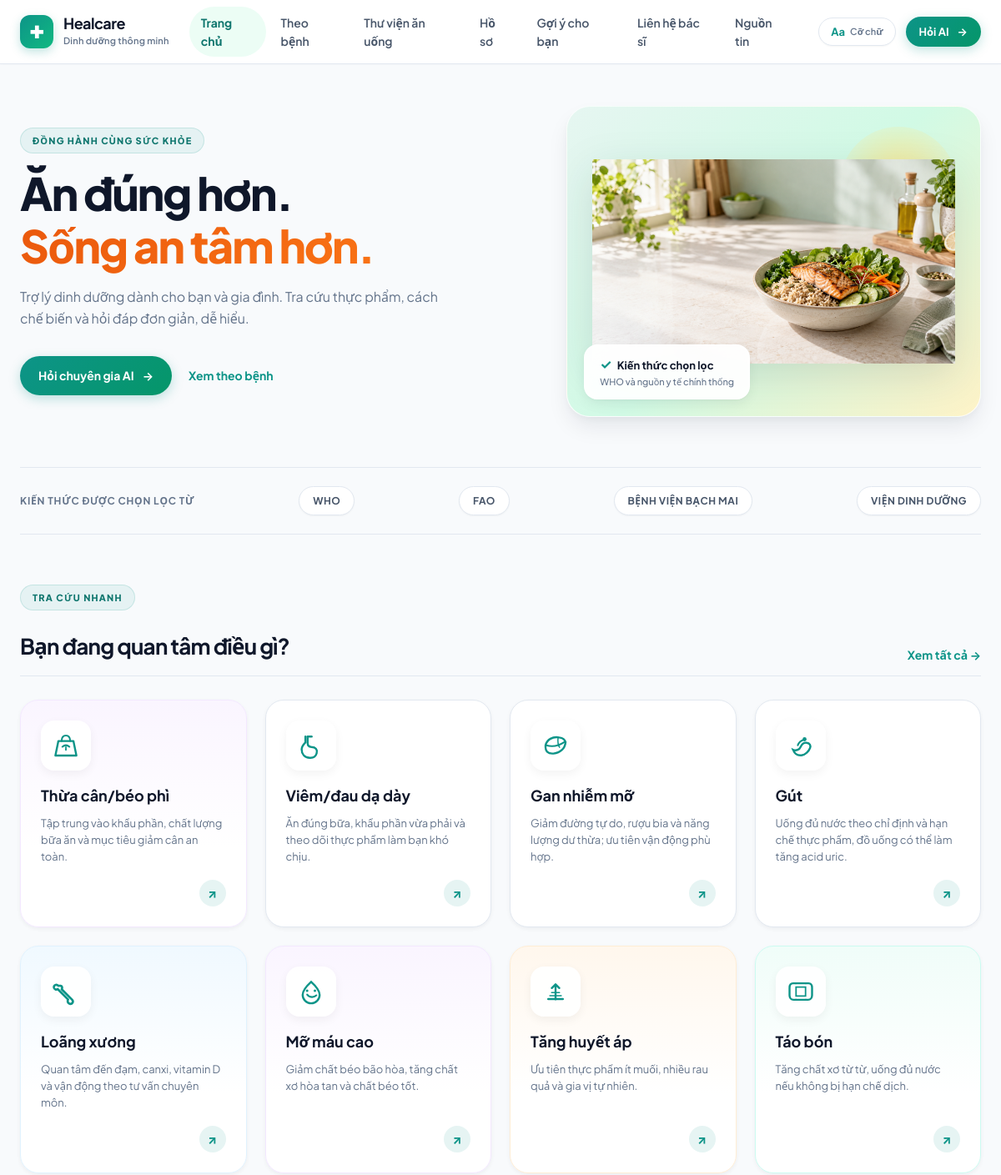
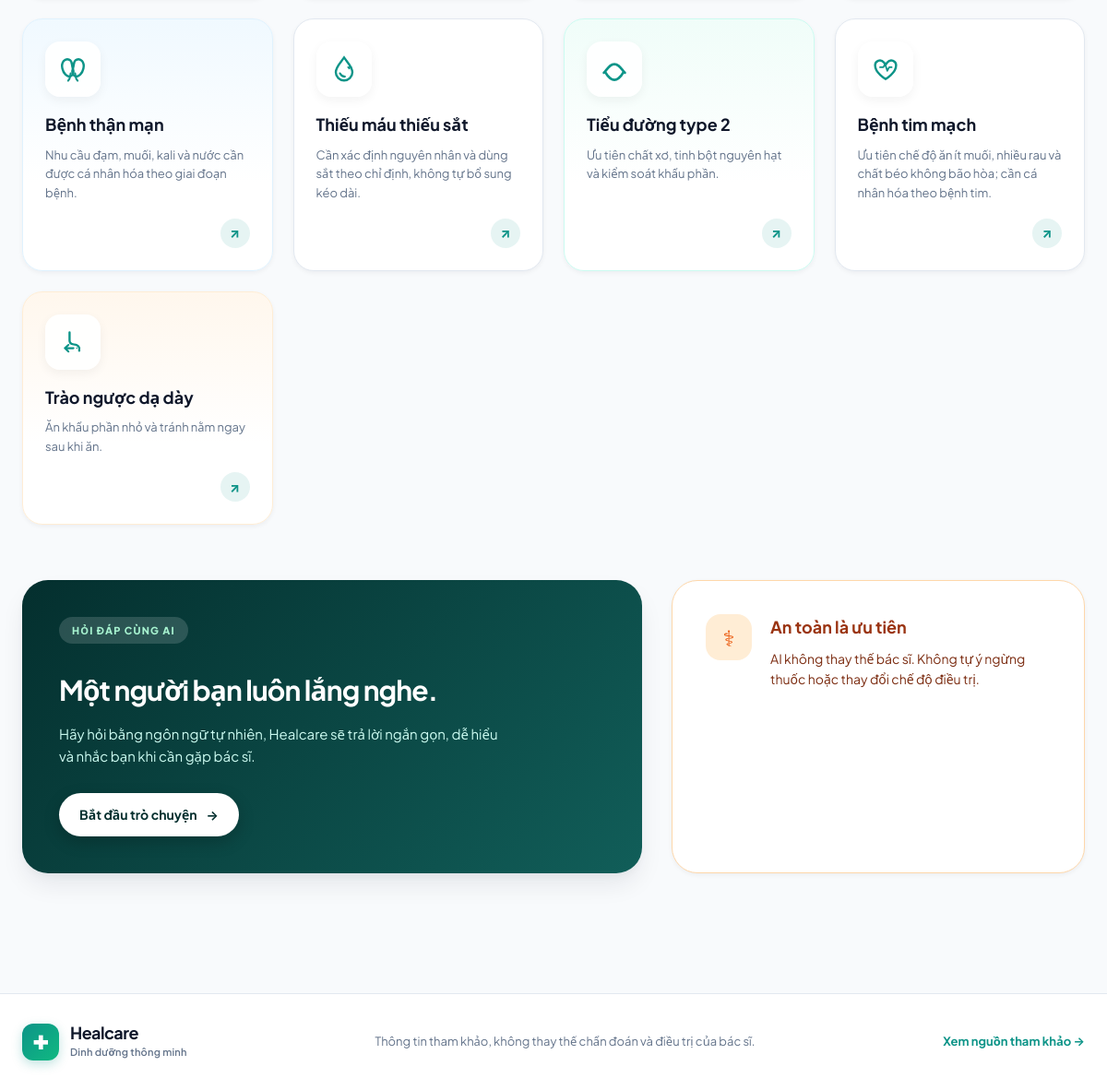
The page / on the database its author committed (2 pictures, top to bottom).
### tables this page shows
CREATE TABLE IF NOT EXISTS `diseases` (
  `slug` varchar(255) NOT NULL,
  `name` varchar(255) NOT NULL,
  `icon` varchar(50) DEFAULT NULL,
  `color` varchar(50) DEFAULT NULL,
  `description` text,
  `eat` text,
  `limit_food` text,
  `symptoms` text,
  `causes` text,
  `prevention` text,
  `overview` text,
  `risk_factors` text,
  `monitoring` text,
  `daily` text,
  `urgent` text,
  `source` text,
  PRIMARY KEY (`slug`)
);

### app/Controllers/PageController.php (called while the page is built, shortened)
<?php
final class PageController
{
    public function show(string $page): void
    {
        $allowed = ['home', 'diseases', 'foods', 'recipes', 'sources', 'chat', 'profile', 'recommendations', 'contact'];
        $view = in_array($page, $allowed, true) ? $page : 'home';
        $data = ['page' => $view, 'knowledge' => $this->knowledge, 'title' => $this->title($view)];
        extract($data);
        require __DIR__ . '/../Views/layout.php';
    }
    private function title(string $page): string
    {
        return ['home' => 'Trang chủ', 'diseases' => 'Tra cứu theo bệnh', 'foods' => 'Thư viện ăn uống', 'recipes' => 'Công thức món ăn', 'sources' => 'Nguồn tham khảo', 'chat' => 'Tư vấn cùng AI', 'profile' => 'Hồ sơ sức khỏe', 'recommendations' => 'Gợi ý cho bạn', 'contact' => 'Liên hệ bác sĩ'][$page];
    }
}

### index.php (called while the page is built, shortened)
<?php
require __DIR__ . '/app/Core/bootstrap.php';
$page = (string) ($_GET['page'] ?? 'home');
try {
    $db = Database::getInstance();
} catch (\Exception $e) {
    die("Database connection error: " . $e->getMessage() . "<br>Did you run the SQL dump and configure .env?");
}
$diseaseGenerator = new DiseaseGeneratorService();
$knowledge = new KnowledgeRepository($db, $diseaseGenerator);
(new PageController($knowledge))->show($page);

### app/Core/bootstrap.php (called while the page is built, shortened)
<?php
function e(string $value): string
{
    return htmlspecialchars($value, ENT_QUOTES, 'UTF-8');
}
function url(string $page, array $params = []): string
{
    return 'index.php?' . http_build_query(array_merge(['page' => $page], $params));
}

### app/Repositories/KnowledgeRepository.php (called while the page is built, shortened)
<?php
final class KnowledgeRepository
{
    private PDO $db;
    public function __construct(PDO $db, DiseaseGeneratorService $diseaseGenerator)
    {
        $this->db = $db;
    }
    public function diseases(): array
    {
        $stmt = $this->db->query("SELECT * FROM diseases");
        $diseases = [];
        while ($row = $stmt->fetch()) {
            $diseases[$row['slug']] = $this->formatDiseaseRow($row);
        }
        return $diseases;
    }
    private function formatDiseaseRow(array $row): array
    {
        return [
            'name' => $row['name'],
            'icon' => $row['icon'],
            'color' => $row['color'],
            'desc' => $row['description'],
            'eat' => json_decode($row['eat'] ?? '[]', true),
            'limit' => json_decode($row['limit_food'] ?? '[]', true),
            'symptoms' => json_decode($row['symptoms'] ?? '[]', true),
            'causes' => json_decode($row['causes'] ?? '[]', true),
            'prevention' => json_decode($row['prevention'] ?? '[]', true),
            'overview' => $row['overview'] ?? '',
            'risk_factors' => json_decode($row['risk_factors'] ?? '[]', true),
            'monitoring' => json_decode($row['monitoring'] ?? '[]', true),
            'daily' => json_decode($row['daily'] ?? '[]', true),
            'urgent' => json_decode($row['urgent'] ?? '[]', true),
            'source' => $row['source'] ?? '',
        ];
    }
}

### app/Views/pages/home.php (the view, shortened to what this page needs)
<section class="hero home-hero">
    <div class="hero-copy"><span class="eyebrow">ĐỒNG HÀNH CÙNG SỨC KHỎE</span>
        <h1>Ăn đúng hơn.<br><em>Sống an tâm hơn.</em></h1>
        <p>Trợ lý dinh dưỡng dành cho bạn và gia đình. Tra cứu thực phẩm, cách chế biến và hỏi đáp đơn giản, dễ hiểu.</p>
        <div class="hero-actions"><a class="button" href="<?= url('chat') ?>">Hỏi chuyên gia AI <span>→</span></a><a class="text-link" href="<?= url('diseases') ?>">Xem theo bệnh</a></div>
    </div>
    <div class="hero-art">
        <img class="hero-image" src="assets/images/hero-bowl.png" alt="Bát ăn cân bằng gồm rau xanh, cá và ngũ cốc nguyên hạt">
        <div class="art-note"><b>✓</b> Kiến thức chọn lọc<br><small>WHO và nguồn y tế chính thống</small></div>
    </div>
</section>
<section class="trust"><span>Kiến thức được chọn lọc từ</span><b>WHO</b><b>FAO</b><b>BỆNH VIỆN BẠCH MAI</b><b>VIỆN DINH DƯỠNG</b></section>
<section class="content-section">
    <div class="section-heading">
        <div><span class="eyebrow">TRA CỨU NHANH</span>
            <h2>Bạn đang quan tâm điều gì?</h2>
        </div><a class="text-link" href="<?= url('diseases') ?>">Xem tất cả →</a>
    </div>
    <div class="card-grid disease-grid"><?php foreach ($knowledge->diseases() as $slug => $disease): ?><a class="disease-card <?= e($disease['color']) ?>" href="<?= url('diseases', ['id' => $slug]) ?>"><svg class="disease-illustration" aria-hidden="true"><use href="assets/illustrations/disease-sprite.svg#<?= e($knowledge->illustration($slug)) ?>"></use></svg>
                <h3><?= e($disease['name']) ?></h3>
                <p><?= e($disease['desc']) ?></p><span class="arrow">↗</span>
            </a><?php endforeach; ?></div>
</section>
<section class="split-section">
    <div class="chat-promo"><span class="eyebrow">HỎI ĐÁP CÙNG AI</span>
        <h2>Một người bạn luôn lắng nghe.</h2>
        <p>Hãy hỏi bằng ngôn ngữ tự nhiên, Healcare sẽ trả lời ngắn gọn, dễ hiểu và nhắc bạn khi cần gặp bác sĩ.</p><a class="button" href="<?= url('chat') ?>">Bắt đầu trò chuyện <span>→</span></a>
    </div>
    <div class="safe-card"><span class="safe-icon">⚕</span>
        <div>
            <h3>An toàn là ưu tiên</h3>
            <p>AI không thay thế bác sĩ. Không tự ý ngừng thuốc hoặc thay đổi chế độ điều trị.</p>
        </div>
    </div>
</section>

### app/Views/layout.php (shortened to what this page needs)
<?php
$asset = 'assets/app.css';
?><!doctype html>
<html lang="vi">
<head>
    <link rel="stylesheet" href="<?= e($asset) ?>">
</head>
<body data-page="<?= e($page) ?>">
<header class="site-header">
    <div class="site-header-inner">
        <a class="brand" href="<?= url('home') ?>"><span class="brand-mark">✚</span><span><strong>Healcare</strong><small>Dinh dưỡng thông minh</small></span></a>
        <nav class="main-nav" aria-label="Điều hướng chính">
            <a class="<?= $page === 'home' ? 'active' : '' ?>" href="<?= url('home') ?>">Trang chủ</a>
            <a class="<?= $page === 'diseases' ? 'active' : '' ?>" href="<?= url('diseases') ?>">Theo bệnh</a>
            <a class="<?= in_array($page, ['foods', 'recipes'], true) ? 'active' : '' ?>" href="<?= url('foods') ?>">Thư viện ăn uống</a>
            <a class="<?= $page === 'profile' ? 'active' : '' ?>" href="<?= url('profile') ?>">Hồ sơ</a>
            <a class="<?= $page === 'recommendations' ? 'active' : '' ?>" href="<?= url('recommendations') ?>">Gợi ý cho bạn</a>
            <a class="<?= $page === 'contact' ? 'active' : '' ?>" href="<?= url('contact') ?>">Liên hệ bác sĩ</a>
            <a class="<?= $page === 'sources' ? 'active' : '' ?>" href="<?= url('sources') ?>">Nguồn tin</a>
        </nav>
        <div class="header-actions">
            <button class="font-btn" data-font-toggle>Aa <span>Cỡ chữ</span></button>
            <a class="button button-small header-ai-btn" href="<?= url('chat') ?>">Hỏi AI <span>→</span></a>
        </div>
    </div>
</header>
<main class="page-shell">
<?php require __DIR__ . '/pages/' . $page . '.php'; ?>
</main>
<footer class="site-footer">
    <div class="site-footer-inner">
        <div class="brand"><span class="brand-mark">✚</span><span><strong>Healcare</strong><small>Dinh dưỡng thông minh</small></span></div>
        <p>Thông tin tham khảo, không thay thế chẩn đoán và điều trị của bác sĩ.</p>
        <a href="<?= url('sources') ?>">Xem nguồn tham khảo →</a>
    </div>
</footer>
</body>
</html>

### rows shown on the page
diseases: name "Thừa cân/béo phì", description "Tập trung vào khẩu phần, chất lượng bữa ăn và mục tiêu giảm cân an toàn."
diseases: name "Viêm/đau dạ dày", description "Ăn đúng bữa, khẩu phần vừa phải và theo dõi thực phẩm làm bạn khó chịu."
diseases: name "Gan nhiễm mỡ", description "Giảm đường tự do, rượu bia và năng lượng dư thừa; ưu tiên vận động phù hợp."
diseases: name "Gút", description "Uống đủ nước theo chỉ định và hạn chế thực phẩm, đồ uống có thể làm tăng acid uric."
diseases: name "Loãng xương", description "Quan tâm đến đạm, canxi, vitamin D và vận động theo tư vấn chuyên môn."
diseases: name "Mỡ máu cao", description "Giảm chất béo bão hòa, tăng chất xơ hòa tan và chất béo tốt."
diseases: name "Tăng huyết áp", description "Ưu tiên thực phẩm ít muối, nhiều rau quả và gia vị tự nhiên."
diseases: name "Táo bón", description "Tăng chất xơ từ từ, uống đủ nước nếu không bị hạn chế dịch."
diseases: name "Bệnh thận mạn", description "Nhu cầu đạm, muối, kali và nước cần được cá nhân hóa theo giai đoạn bệnh."
diseases: name "Thiếu máu thiếu sắt", description "Cần xác định nguyên nhân và dùng sắt theo chỉ định, không tự bổ sung kéo dài."
diseases: name "Tiểu đường type 2", description "Ưu tiên chất xơ, tinh bột nguyên hạt và kiểm soát khẩu phần."
diseases: name "Bệnh tim mạch", description "Ưu tiên chế độ ăn ít muối, nhiều rau và chất béo không bão hòa; cần cá nhân hóa theo bệnh tim."
diseases: name "Trào ngược dạ dày", description "Ăn khẩu phần nhỏ và tránh nằm ngay sau khi ăn."
